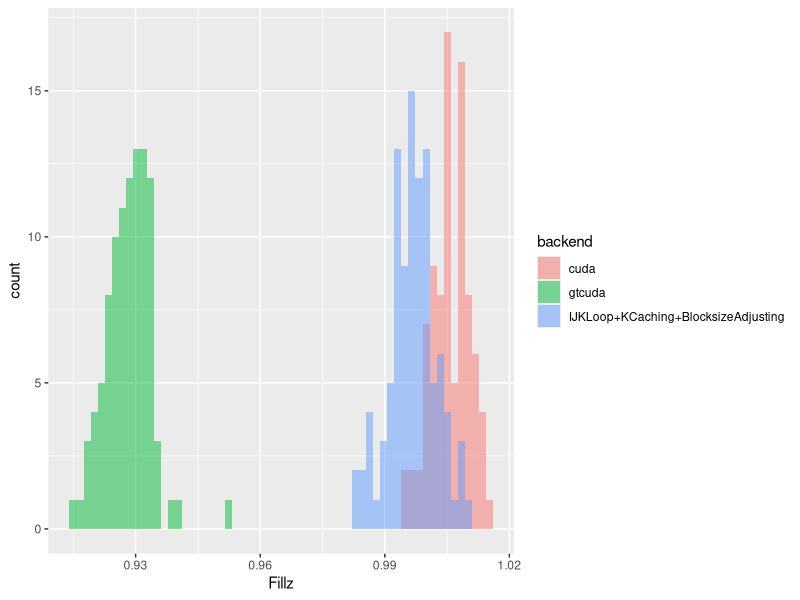
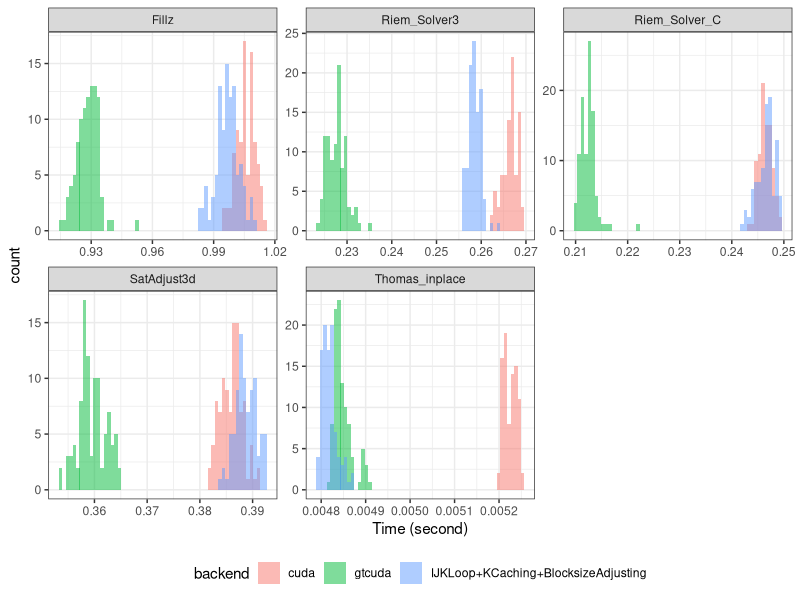

These charts were generated, in order, by the following R code:
library(ggplot2)
library(reshape2)

data = read.csv("benchmark.csv")
data$backend = factor(data$backend)
data$Fillz[data$Fillz > quantile(data$Fillz, 0.95)] = NA
data$Riem_Solver3[data$Riem_Solver3 > quantile(data$Riem_Solver3, 0.95)] = NA
data$Riem_Solver_C[data$Riem_Solver_C > quantile(data$Riem_Solver_C, 0.95)] = NA
data$Thomas_inplace[data$Thomas_inplace > quantile(data$Thomas_inplace, 0.95)] = NA
data$SatAdjust3d[data$SatAdjust3d > quantile(data$SatAdjust3d, 0.95)] = NA
longdata = melt(data = data, id.vars = c("backend"))

ggplot(data, aes(x=Fillz, fill=backend))+geom_histogram(bins=60,position="identity",alpha=0.5)
ggplot(longdata, aes(x=value, fill=backend))+
  geom_histogram(bins=60,position="identity",alpha=0.5) + 
  facet_wrap(vars(variable),scales = "free") +
  xlab("Time (second)") + theme_bw() + theme(legend.position="bottom")
